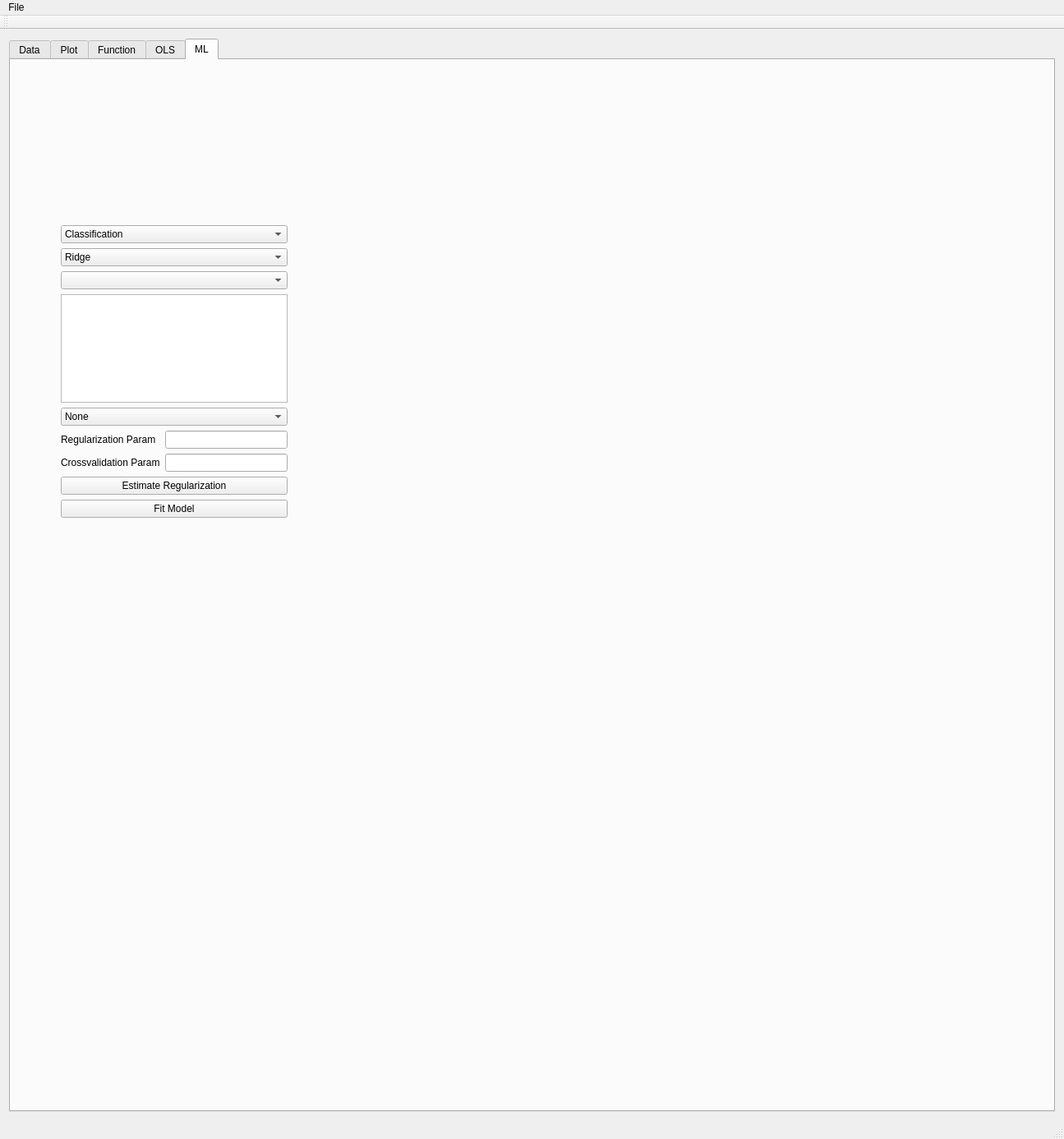
<?xml version="1.0" encoding="UTF-8"?>
<ui version="4.0">
 <class>DataModelingGUI</class>
 <widget class="QMainWindow" name="DataModelingGUI">
  <property name="geometry">
   <rect>
    <x>0</x>
    <y>0</y>
    <width>1295</width>
    <height>1386</height>
   </rect>
  </property>
  <property name="windowTitle">
   <string>DataModelingGUI</string>
  </property>
  <widget class="QWidget" name="centralWidget">
   <layout class="QHBoxLayout" name="horizontalLayout">
    <item>
     <widget class="QTabWidget" name="tabWidget">
      <property name="currentIndex">
       <number>4</number>
      </property>
      <widget class="QWidget" name="dataTab">
       <attribute name="title">
        <string>Data</string>
       </attribute>
       <layout class="QVBoxLayout" name="verticalLayout">
        <item>
         <widget class="QComboBox" name="dataComboBox"/>
        </item>
        <item>
         <widget class="QTableWidget" name="dataTableWidget">
          <property name="contextMenuPolicy">
           <enum>Qt::CustomContextMenu</enum>
          </property>
          <property name="editTriggers">
           <set>QAbstractItemView::NoEditTriggers</set>
          </property>
          <property name="alternatingRowColors">
           <bool>true</bool>
          </property>
         </widget>
        </item>
       </layout>
      </widget>
      <widget class="QWidget" name="plotTab">
       <attribute name="title">
        <string>Plot</string>
       </attribute>
       <layout class="QHBoxLayout" name="horizontalLayout_2">
        <item>
         <layout class="QVBoxLayout" name="plotControlsLayout">
          <property name="sizeConstraint">
           <enum>QLayout::SetDefaultConstraint</enum>
          </property>
          <item>
           <widget class="QLabel" name="plotXLabel">
            <property name="maximumSize">
             <size>
              <width>300</width>
              <height>16777215</height>
             </size>
            </property>
            <property name="text">
             <string>x</string>
            </property>
           </widget>
          </item>
          <item>
           <widget class="QListWidget" name="plotXListWidget">
            <property name="maximumSize">
             <size>
              <width>300</width>
              <height>16777215</height>
             </size>
            </property>
            <property name="selectionMode">
             <enum>QAbstractItemView::ExtendedSelection</enum>
            </property>
            <item>
             <property name="text">
              <string>a</string>
             </property>
            </item>
            <item>
             <property name="text">
              <string>b</string>
             </property>
            </item>
            <item>
             <property name="text">
              <string>c</string>
             </property>
            </item>
            <item>
             <property name="text">
              <string>d</string>
             </property>
            </item>
            <item>
             <property name="text">
              <string>e</string>
             </property>
            </item>
           </widget>
          </item>
          <item>
           <widget class="QLabel" name="plotYLabel">
            <property name="maximumSize">
             <size>
              <width>300</width>
              <height>16777215</height>
             </size>
            </property>
            <property name="text">
             <string>y</string>
            </property>
           </widget>
          </item>
          <item>
           <widget class="QListWidget" name="plotYListWidget">
            <property name="maximumSize">
             <size>
              <width>300</width>
              <height>16777215</height>
             </size>
            </property>
            <property name="selectionMode">
             <enum>QAbstractItemView::ExtendedSelection</enum>
            </property>
           </widget>
          </item>
          <item>
           <widget class="QComboBox" name="plotTypeComboBox">
            <property name="maximumSize">
             <size>
              <width>300</width>
              <height>16777215</height>
             </size>
            </property>
            <item>
             <property name="text">
              <string>1D Plot</string>
             </property>
            </item>
            <item>
             <property name="text">
              <string>Scatter</string>
             </property>
            </item>
            <item>
             <property name="text">
              <string>PairPlot</string>
             </property>
            </item>
            <item>
             <property name="text">
              <string>BoxPlot</string>
             </property>
            </item>
            <item>
             <property name="text">
              <string>ViolinPlot</string>
             </property>
            </item>
            <item>
             <property name="text">
              <string>Autocorrelation</string>
             </property>
            </item>
            <item>
             <property name="text">
              <string>Partial Autocorrelation</string>
             </property>
            </item>
           </widget>
          </item>
          <item>
           <widget class="QPushButton" name="plotButton">
            <property name="maximumSize">
             <size>
              <width>300</width>
              <height>16777215</height>
             </size>
            </property>
            <property name="text">
             <string>Plot</string>
            </property>
           </widget>
          </item>
         </layout>
        </item>
        <item>
         <layout class="QVBoxLayout" name="plotPlotLayout"/>
        </item>
       </layout>
      </widget>
      <widget class="QWidget" name="functionTab">
       <attribute name="title">
        <string>Function</string>
       </attribute>
       <layout class="QVBoxLayout" name="verticalLayout_2">
        <item>
         <layout class="QHBoxLayout" name="horizontalLayout_3">
          <item>
           <widget class="QComboBox" name="functionTypeComboBox">
            <item>
             <property name="text">
              <string>--Function Type--</string>
             </property>
            </item>
            <item>
             <property name="text">
              <string>Manual</string>
             </property>
            </item>
           </widget>
          </item>
          <item>
           <widget class="QComboBox" name="functionVarComboBox"/>
          </item>
          <item>
           <widget class="QLineEdit" name="functionNameLineEdit"/>
          </item>
          <item>
           <widget class="QPushButton" name="functionComputeButton">
            <property name="text">
             <string>Compute</string>
            </property>
           </widget>
          </item>
         </layout>
        </item>
        <item>
         <widget class="QLineEdit" name="functionCustomLineEdit">
          <property name="enabled">
           <bool>false</bool>
          </property>
          <property name="text">
           <string>Enter custom function here...</string>
          </property>
         </widget>
        </item>
        <item>
         <spacer name="verticalSpacer">
          <property name="orientation">
           <enum>Qt::Vertical</enum>
          </property>
          <property name="sizeHint" stdset="0">
           <size>
            <width>20</width>
            <height>40</height>
           </size>
          </property>
         </spacer>
        </item>
       </layout>
      </widget>
      <widget class="QWidget" name="olsTab">
       <attribute name="title">
        <string>OLS</string>
       </attribute>
      </widget>
      <widget class="QWidget" name="mlTab">
       <attribute name="title">
        <string>ML</string>
       </attribute>
       <widget class="QWidget" name="verticalLayoutWidget">
        <property name="geometry">
         <rect>
          <x>50</x>
          <y>190</y>
          <width>298</width>
          <height>378</height>
         </rect>
        </property>
        <layout class="QVBoxLayout" name="verticalLayout_3">
         <item>
          <widget class="QComboBox" name="mlTypeComboBox">
           <item>
            <property name="text">
             <string>Classification</string>
            </property>
           </item>
           <item>
            <property name="text">
             <string>Regression</string>
            </property>
           </item>
          </widget>
         </item>
         <item>
          <widget class="QComboBox" name="mlMethodComboBox">
           <item>
            <property name="text">
             <string>Ridge</string>
            </property>
           </item>
           <item>
            <property name="text">
             <string>Logistic</string>
            </property>
           </item>
           <item>
            <property name="text">
             <string>SVM</string>
            </property>
           </item>
          </widget>
         </item>
         <item>
          <widget class="QComboBox" name="mlTargetComboBox"/>
         </item>
         <item>
          <widget class="QListWidget" name="mlSourcesListWidget"/>
         </item>
         <item>
          <widget class="QComboBox" name="mlCVComboBox">
           <item>
            <property name="text">
             <string>None</string>
            </property>
           </item>
           <item>
            <property name="text">
             <string>LOO</string>
            </property>
           </item>
           <item>
            <property name="text">
             <string>KFold-Naive</string>
            </property>
           </item>
           <item>
            <property name="text">
             <string>KFold-Stratified</string>
            </property>
           </item>
           <item>
            <property name="text">
             <string>KFold-Temporal</string>
            </property>
           </item>
          </widget>
         </item>
         <item>
          <layout class="QGridLayout" name="gridLayout">
           <item row="2" column="0">
            <widget class="QLabel" name="label_2">
             <property name="text">
              <string>Crossvalidation Param</string>
             </property>
            </widget>
           </item>
           <item row="1" column="1">
            <widget class="QLineEdit" name="mlRegParamLineEdit"/>
           </item>
           <item row="1" column="0">
            <widget class="QLabel" name="label">
             <property name="text">
              <string>Regularization Param</string>
             </property>
            </widget>
           </item>
           <item row="2" column="1">
            <widget class="QLineEdit" name="mlKFoldParamLineEdit"/>
           </item>
          </layout>
         </item>
         <item>
          <widget class="QPushButton" name="pushButton_2">
           <property name="text">
            <string>Estimate Regularization</string>
           </property>
          </widget>
         </item>
         <item>
          <widget class="QPushButton" name="pushButton">
           <property name="text">
            <string>Fit Model</string>
           </property>
          </widget>
         </item>
        </layout>
       </widget>
      </widget>
     </widget>
    </item>
   </layout>
  </widget>
  <widget class="QMenuBar" name="menuBar">
   <property name="geometry">
    <rect>
     <x>0</x>
     <y>0</y>
     <width>1295</width>
     <height>29</height>
    </rect>
   </property>
   <widget class="QMenu" name="menuFile">
    <property name="title">
     <string>File</string>
    </property>
    <addaction name="actionLoad_CSV"/>
   </widget>
   <addaction name="menuFile"/>
  </widget>
  <widget class="QToolBar" name="mainToolBar">
   <attribute name="toolBarArea">
    <enum>TopToolBarArea</enum>
   </attribute>
   <attribute name="toolBarBreak">
    <bool>false</bool>
   </attribute>
  </widget>
  <widget class="QStatusBar" name="statusBar"/>
  <action name="actionLoad_CSV">
   <property name="text">
    <string>Load CSV...</string>
   </property>
  </action>
 </widget>
 <layoutdefault spacing="6" margin="11"/>
 <resources/>
 <connections/>
</ui>
